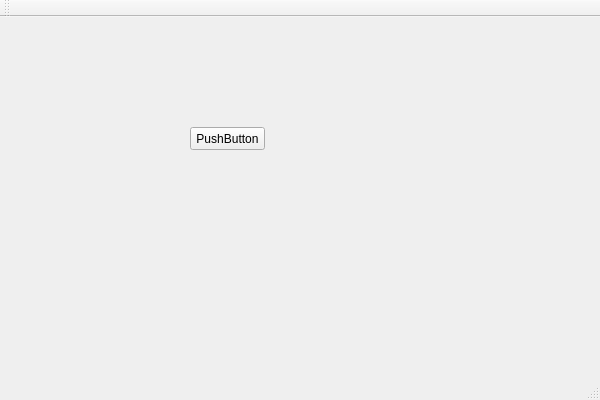
<?xml version="1.0" encoding="UTF-8"?>
<ui version="4.0">
 <class>TestWidgetClass</class>
 <widget class="QMainWindow" name="TestWidgetClass">
  <property name="geometry">
   <rect>
    <x>0</x>
    <y>0</y>
    <width>600</width>
    <height>400</height>
   </rect>
  </property>
  <property name="windowTitle">
   <string>TestWidget</string>
  </property>
  <widget class="QWidget" name="centralWidget">
   <widget class="QPushButton" name="pushButton">
    <property name="geometry">
     <rect>
      <x>190</x>
      <y>110</y>
      <width>75</width>
      <height>23</height>
     </rect>
    </property>
    <property name="text">
     <string>PushButton</string>
    </property>
   </widget>
  </widget>
  <widget class="QMenuBar" name="menuBar">
   <property name="geometry">
    <rect>
     <x>0</x>
     <y>0</y>
     <width>600</width>
     <height>23</height>
    </rect>
   </property>
  </widget>
  <widget class="QToolBar" name="mainToolBar">
   <attribute name="toolBarArea">
    <enum>TopToolBarArea</enum>
   </attribute>
   <attribute name="toolBarBreak">
    <bool>false</bool>
   </attribute>
  </widget>
  <widget class="QStatusBar" name="statusBar"/>
 </widget>
 <layoutdefault spacing="6" margin="11"/>
 <resources>
  <include location="TestWidget.qrc"/>
 </resources>
 <connections/>
</ui>
